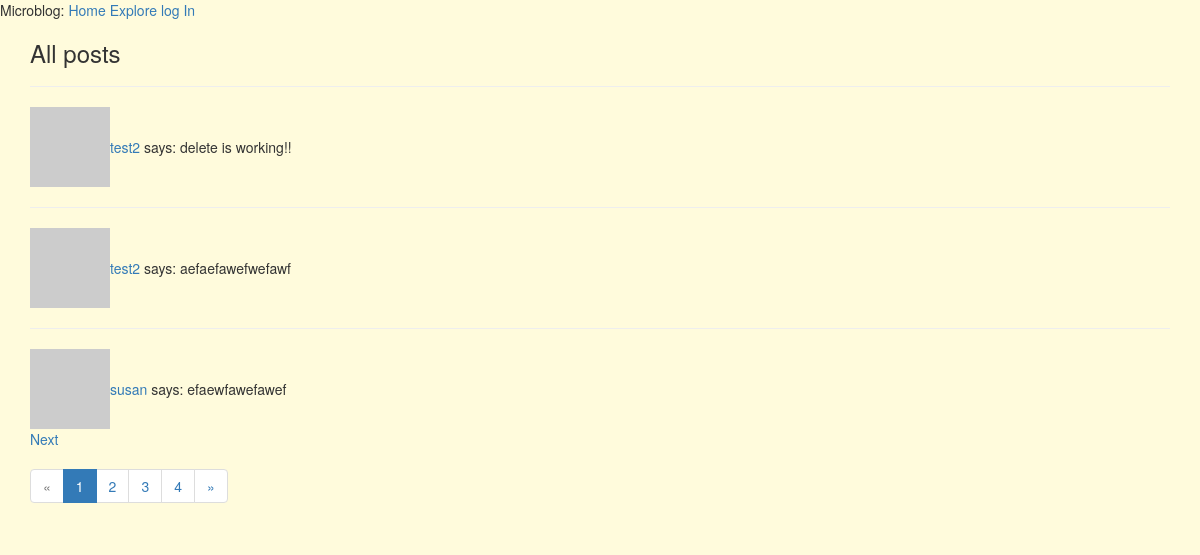
/explore, run on the app's committed database.
### myapp/models.py (models this page shows, shortened)
class Post(db.Model):
    id = db.Column(db.Integer, primary_key=True)
    body = db.Column(db.String(140))
    timestamp = db.Column(db.DateTime, index=True, default=datetime.utcnow)
    user_id = db.Column(db.Integer, db.ForeignKey('user.id'))
    completed = db.Column(db.Integer, default= 0)

class User(UserMixin, db.Model):
    id = db.Column(db.Integer, primary_key=True)
    username = db.Column(db.String(64), index=True, unique=True)
    email = db.Column(db.String(120), index=True, unique=True)
    password_hash = db.Column(db.String(128))
    posts = db.relationship('Post', backref='author', lazy='dynamic') # post.author ==> user instance
    about_me = db.Column(db.String(140))
    last_seen = db.Column(db.DateTime, default=datetime.utcnow)
    followed = db.relationship('User', secondary=followers,
        primaryjoin=(followers.c.follower_id == id),
        secondaryjoin=(followers.c.followed_id == id),
        backref=db.backref('followers', lazy='dynamic'), lazy='dynamic')
    def avatar(self, size):
        digest = md5(self.email.lower().encode('utf-8')).hexdigest()
        return 'https://www.gravatar.com/avatar/{}?d=identicon&s={}'.format(
            digest, size)

### myapp/routes.py (the view)
@app.route('/explore')
def explore():
    page = request.args.get('page', 1, type=int)
    per_page = app.config['POST_PER_PAGE']
    posts = Post.query.order_by(Post.timestamp.desc()).paginate(
        page, app.config['POST_PER_PAGE'], False)
    total_posts = Post.query.count()
    pagination = Pagination(page=page, per_page=per_page, total=total_posts, record_name='posts', css_framework='foundation')
    next_url = url_for('explore', page=posts.next_num) if posts.has_next else None
    prev_url = url_for('explore', page=posts.prev_num) if posts.has_prev else None
    return render_template('index.html', title="All posts", posts=posts.items,
                           pagination=pagination, next_url=next_url, prev_url=prev_url)

### myapp/routes.py (called while the page is built)
@app.before_request
def before_request():
    if current_user.is_authenticated:
        current_user.last_seen = datetime.utcnow()
        db.session.commit()

### myapp/templates/index.html (shortened to what this page needs)
{% extends 'base.html' %}
{% block app_content %}
    <h3>All posts</h3>
    {% for post in posts %}
        {% include "_post.html" %}
    {% endfor %}
    {% if next_url %}
    <a href="{{ next_url }}">Next</a>
    {% endif %}
    {{ pagination.links }}
{% endblock %}

### myapp/templates/_post.html (shortened to what this page needs)
    <table>
        <hr valign="top">
            <td><img src="{{ post.author.avatar(36) }}"></td>
            <td>
                <a href="{{ url_for('user', username=post.author.username) }}">
                    {{ post.author.username }}
                </a>
                says: {{ post.body }}
            </td>
    </table>

### myapp/static/stylesheets/style.css (style rules this page uses)
body { background: #fffbdc; }

### data on the page
Post: author.username "test2", body "delete is working!!"
Post: author.username "test2", body "aefaefawefwefawf"
Post: author.username "susan", body "efaewfawefawef"

### other printed values
{{ pagination.links }} "« 1 2 3 4 »"
